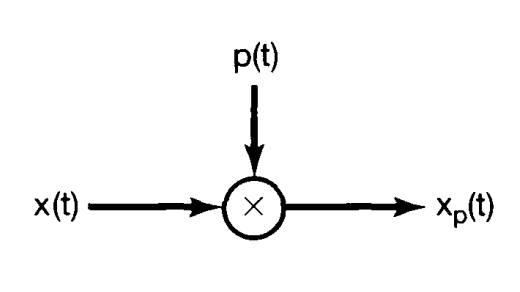
#> input picture 7/diagram0.png, 520 x 292 px, found by its file name
$ python 1.py
#> lines starting #> are read from the running program, lines starting #| are printed output that depends on the picture
# %% [markdown]
# <h1 style="text-align:right;">فصل هفتم: نمونه برداری</h1>
# <h2 style="text-align:right; direction: rtl;">مقدمه</h2>
#
# <div style="text-align:right; direction: rtl;">
#   در شرایط معینی با دانستن مقادیر لحظه ای یا نمونه های گرفته شده در زمانهای متساوی الفاصله از یک سیگنال پیوسته در زمان، میتوان آن سیگنال را به طور کامل نمایش داد یا بازسازی کرد. این خاصیت نسبتاً عجیب از یک اصل اساسی به نام قضیه نمونه برداری نتیجه گرفته میشود. این قضیه بسیار مهم و مفید است. برای مثال از این قضیه در تصویرهای متحرک استفاده میشود که از یک رشته فریم تشکیل شده اند و هر کدام نمایی لحظه ای (یعنی نمونه برداری زمانی از رخدادی هستند که پیوسته تغییر میکند). اگر این نمونه ها را پشت سر هم و با سرعت کافی مشاهده کنیم، نمایش دقیقی از رخداد اصلی را درک میکنیم. مثال دیگر عکس است که از شبکه ظریفی از نقاط تشکیل شده و هر نقطه با نمونه ای از یک تصویر پیوسته در مکان متناظر ست. اگر این نمونه ها به اندازه کافی به هم نزدیک باشند، عکس پیوسته به نظر می رسد، هر چند زیر ذره بین وجود نقطه های منفصل آشکار می شود. بیشتر اهمیت قضیه نمونه برداری در نقش واسطه ای آن بین سیگنالهای پیوسته در زمان و سیگنالهای گسسته در زمان است. در این فصل خواهیم دید که امکان نمایش کامل یک سیگنال پیوسته در زمان به وسیله نمونه های آن در شرایط معین مکانیسمی برای نمایش سیگنالهای پیوسته در زمان به وسیله گسسته در زمان به دست می دهد. در بسیاری از موارد پردازش سیگنالهای گسسته در زمان با انعطاف بیشتری انجام می شود و غالباً به پردازش سیگنالهای پیوسته در زمان ترجیح داده می شود. این امر تا حد زیادی از گسترش چشمگیر تکنولوژی دیجیتال در چند دهه اخیر ناشی شده است. این تکنولوژی سیستمهای ارزان، سبک، برنامه پذیر، و قابل بازسازی را به همراه داشته است. بنابراین مفهوم نمونه برداری راه بسیار جالب و پر استفاده ای برای استفاده از تکنولوژی گسسته در زمان برای ساختن سیستمهای پردازش سیگنالهای پیوسته در زمان در پیش پایمان می گذارد. با نمونه برداری سیگنال پیوسته در زمان را به یک سیگنال گسسته در زمان تبدیل میکنیم.
# </div>
#
#
# <br>
#
# <div style="text-align:right; direction: rtl;">
#   سیگنال گسسته در زمان را با یک سیستم گسسته در زمان پردازش میکنیم و سپس آن را دوباره به صورت پیوسته در زمان در می آوریم. در بحث زیر مفهوم نمونه برداری و فرایند بازسازی سیگنال پیوسته در زمان از روی نمونه های آن را معرفی میکنیم. در این بحث هم شرایط لازم برای امکان بازسازی یک سیگنال از نمونه هایش را تشخیص می دهیم و هم میبینیم که در صورت ارضا نشدن این شرایط چه پیش می آید. سپس پردازش سیگنالهای پیوسته در زمانی را که با نمونه گیری به سیگنالهای گسسته در زمان تبدیل شده اند در نظر میگیریم. سرانجام نمونه برداری از سیگنالهای گسسته در زمان و مفاهیم تخمین و درونیایی را مورد بررسی قرار میدهیم.
# </div>
# <br>
# <h2 style="text-align:right; direction: rtl; margin-bottom: 5px;">1. نمایش سیگنال پیوسته در زمان توسط نمونه‌های آن:</h2>
# <h2 style="text-align:right; direction: rtl; margin-top: 0; margin-bottom: 10px;">قضیه نمونه برداری</h2>
# <br>
# <div style="text-align:right; direction: rtl; line-height: 1.6;">
#   در حالت کلی انتظار نداریم که بدون وجود شرایط یا اطلاعات اضافی سیگنالی به طور یکتا توسط رشته ای از نمونه های متساوی الفاصله اش مشخص شود. برای مثال شکل ۷-۱ سه سیگنال پیوسته در زمان متفاوت را نشان می دهد که مقادیرشان در مضارب صحیح T یکسان است ؛ یعنی
#  <div style="text-align:center; direction: rtl;">
#   x<sub>1</sub>(kT) = x<sub>2</sub>(kT) = x<sub>3</sub>(kT)
# </div>
#   واضح است که تعداد سیگنالهایی که نمونه های مشابهی تولید میکنند بینهایت است. ولی خواهیم دید که اگر باند یک سیگنال محدود باشد، یعنی تبدیل فوریه آن در خارج یک باند فرکانسی محدود صفر باشد، و اگر نمونه ها به حد کافی به هم نزدیک باشند آنگاه نمونه ها به طور یکتا سیگنال را مشخص میکنند، و می توان سیگنال را به طور کامل بازسازی کرد. نزدیکی نمونه ها با بزرگترین فرکانس موجود در سیگنال ارتباط دارد. این گزاره را قضیه نمونه برداری مینامند و در کاربردهای عملی روشهای تحلیل سیگنالها و سیستمها اهمیتی شایان دارد.
# </div>

# %%
import numpy as np
import matplotlib.pyplot as plt

# تعریف پارامترها
T = 1
t = np.arange(-3*T, 3*T, 0.01)

# تعریف سیگنال‌ها
x1 = np.sin(2 * np.pi * t / T)
x2 = np.cos(2 * np.pi * t / T)
x3 = np.sin(2 * np.pi * t / T) * np.cos(2 * np.pi * t / T)

# رسم سیگنال‌ها
plt.plot(t, x1, 'r', label='x_1(t)')
plt.plot(t, x2, '--g', label='x_2(t)')
plt.plot(t, x3, ':b', label='x_3(t)')

# تنظیمات نمودار
plt.xlabel('t')
plt.ylabel('Amplitude')
plt.title('Three continuous-time signals with identical values at integer multiples of T')
plt.suptitle('7-1', fontsize=14, fontweight='bold')
plt.legend()
plt.grid(True)
plt.show()
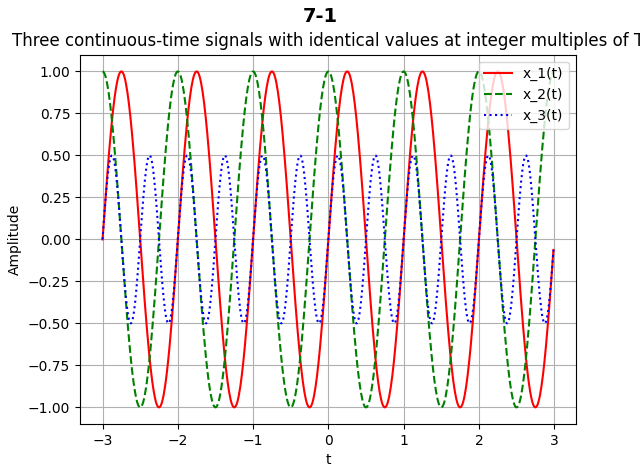
#> figure drawn by matplotlib, 1 panel; curve peaks at x = -2.75, y = 1; curve peaks at x = -3, y = 1; curve peaks at x = 2.63, y = 0.499


# %% [markdown]
# <h2 style="text-align:right; direction: rtl;">نمونه‌برداری با قطار ضربه</h2>
# <div style="text-align:right; direction: rtl;">
#     برای بیان قضیه نمونه‌برداری به راه مناسبی برای بیان نمونه‌های یک سیگنال پیوسته در زمان در فاصله‌های مساوی نیاز داریم.
#     یک راه مناسب برای انجام این کار استفاده از حاصل‌ضرب یک قطار ضربه متناوب و سیگنال پیوسته در زمان
#     <b>x(t)</b> است. این فرآیند، که نمونه‌برداری با قطار ضربه نام دارد، در رابطه زیر تعریف می‌شود:
# </div>
#
# $$
# x_p(t) = x(t) \cdot p(t)
# $$
#
# <div style="text-align:right; direction: rtl;">
#     که در آن:
# </div>
#
# $$
# p(t) = \sum_{{n=-\infty}}^{{\infty}} \delta(t - nT)
# $$
#
# <div style="text-align:right; direction: rtl;">
#     و فرکانس نمونه‌برداری به صورت زیر تعریف می‌شود:
# </div>
#
# $$
# \Omega_s = \frac{{2\pi}}{{T}}
# $$
#

# %%
import numpy as np
import matplotlib.pyplot as plt
import matplotlib.patches as mpatches
import matplotlib.image as mpimg

# تنظیمات کلی برای شکل
plt.rcParams.update({
    "text.usetex": False,  # غیرفعال کردن LaTeX
    "font.family": "serif",
    "axes.grid": False
})

# 1. تعریف تابع اصلی x(t)
t = np.linspace(-1, 1, 1000)
x_t = np.sin(2 * np.pi * t) + 0.5 * np.sin(6 * np.pi * t)

# 2. تعریف قطار ضربه p(t)
T = 0.2  # فاصله نمونه‌برداری
p_t = np.zeros_like(t)
p_t[::int(len(t) * T / (t[-1] - t[0]))] = 1  # ضربه‌ها در فواصل T

# 3. نتیجه نمونه‌برداری x_p(t)
x_p_t = x_t * p_t

# رسم نمودارها
fig, axs = plt.subplots(4, 1, figsize=(8, 12))  # تغییر اندازه شکل

# نمودار 1: x(t)
axs[0].plot(t, x_t, label=r"$x(t)$")
axs[0].set_title("function $x(t)$")
axs[0].set_xlim(-1, 1)
axs[0].set_ylim(-2, 2)
axs[0].legend()

# نمودار 2: p(t)
axs[1].stem(t, p_t, linefmt='C1-', markerfmt='C1o', basefmt='C1-', label=r"$p(t)$")
axs[1].set_title("Impulse-Train Sampling $p(t)$")
axs[1].set_xlim(-1, 1)
axs[1].legend()

# نمودار 3: x_p(t) = x(t) * p(t)
axs[2].stem(t, x_p_t, linefmt='C2-', markerfmt='C2o', basefmt='C2-', label=r"$x_p(t)$")
axs[2].plot(t, x_t, 'k--', alpha=0.5, label=r"$x(t)$ (source)")
axs[2].set_title(r"Sampling $x_p(t) = x(t) \cdot p(t)$")
axs[2].set_xlim(-1, 1)
axs[2].set_ylim(-2, 2)
axs[2].legend()

# نمودار 4: نمایش تصویر به جای بلوک دیاگرام
axs[3].axis('off')

# بارگذاری تصویر و نمایش آن
img = mpimg.imread('diagram0.png')  # اطمینان حاصل کنید که نام فایل درست است و در مسیر قرار دارد
#> img is the input picture: shape (292, 520, 4) float32; mean R, G, B, A 0.967, 0.967, 0.967, 1
axs[3].imshow(img)
axs[3].set_title('System Diagram')

plt.subplots_adjust(hspace=0.5, wspace=0.5)

# نمایش نمودار
plt.show()
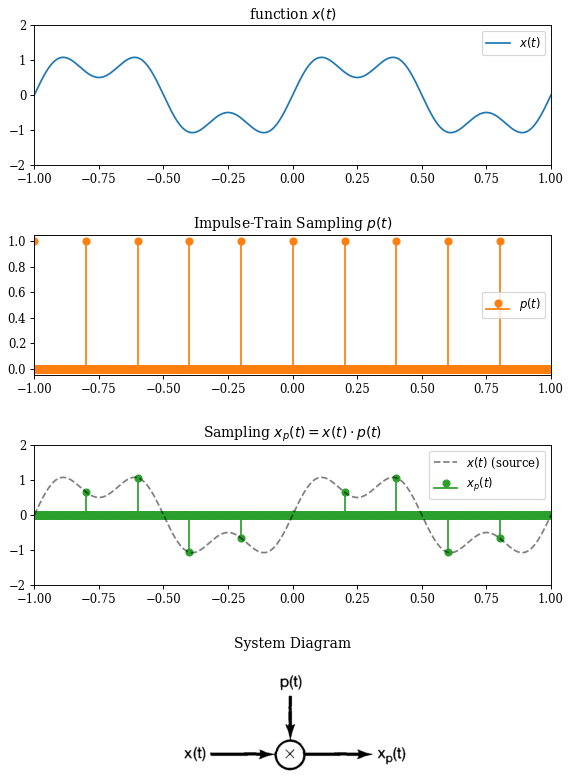
#> figure drawn by matplotlib, 4 panels; panel 1: curve peaks at x = -0.612, y = 1.08; panel 2: curve peaks at x = -1, y = 1; panel 3: curve peaks at x = -0.6, y = 1.06; panel 3: curve peaks at x = -0.612, y = 1.08


# %% [markdown]
#
